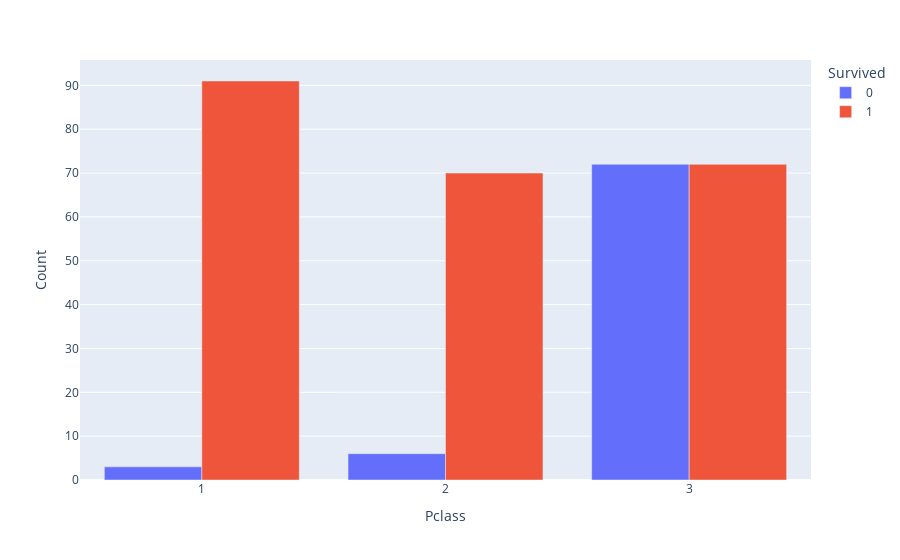

The cell this chart's notebook holds for it:
### Markdown cell above
График количества выживших и погибших женщин в зависимости от *Класса билета*.

### Code cell
plot_barplot(train_data, 'Sex', 'female', 'Pclass')

### Figure 1 — Plotly figure (JSON) as saved in the notebook; plotly's stock layout.template omitted (floating-point values rounded to 4 significant figures)
{"data": [{"alignmentgroup": "True", "hovertemplate": "Survived=0<br>Pclass=%{x}<br>Count=%{y}<extra></extra>", "legendgroup": "0", "marker": {"color": "#636efa"}, "name": "0", "offsetgroup": "0", "orientation": "v", "showlegend": true, "textposition": "auto", "type": "bar", "x": [1, 2, 3], "xaxis": "x", "y": [3, 6, 72], "yaxis": "y"}, {"alignmentgroup": "True", "hovertemplate": "Survived=1<br>Pclass=%{x}<br>Count=%{y}<extra></extra>", "legendgroup": "1", "marker": {"color": "#EF553B"}, "name": "1", "offsetgroup": "1", "orientation": "v", "showlegend": true, "textposition": "auto", "type": "bar", "x": [1, 2, 3], "xaxis": "x", "y": [91, 70, 72], "yaxis": "y"}], "layout": {"barmode": "group", "legend": {"title": {"text": "Survived"}, "tracegroupgap": 0}, "margin": {"t": 60}, "xaxis": {"anchor": "y", "domain": [0, 1], "title": {"text": "Pclass"}}, "yaxis": {"anchor": "x", "domain": [0, 1], "title": {"text": "Count"}}}}
